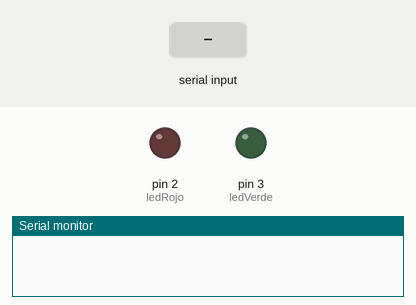
Recording of a sketch running on a simulated Arduino Uno, built with avr-gcc and run on an emulated ATmega328P. On the bench: output pins drawn as LEDs (lit = HIGH), the last lines printed to the serial monitor. Inputs (shaded band) come from the test bench.

Above: at 1.2 s.
1.3 s: "1" received over Serial
At 1.7 s:
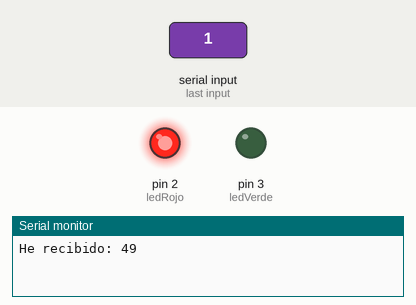
2.8 s: byte 3 (3) received over Serial
At 3.5 s:
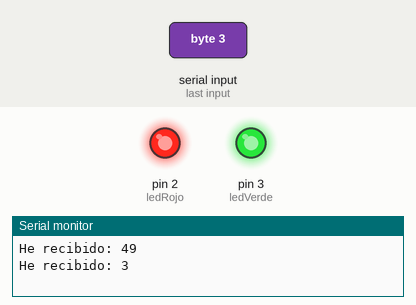
4.3 s: byte 2 (2) received over Serial
At 4.6 s:
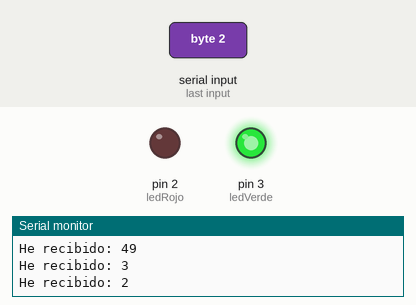
5.8 s: "4" received over Serial
At 7.0 s:
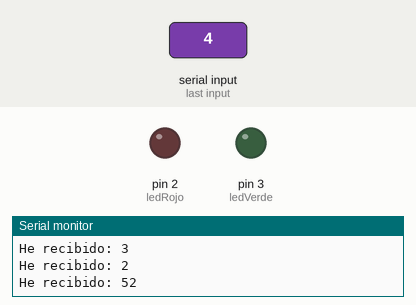
7.3 s: "3" received over Serial
At 8.2 s:
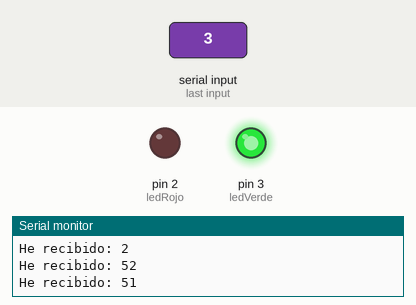
Timing chart, 0 to 9.8 s (numbered marks = the images above; inputs shaded):
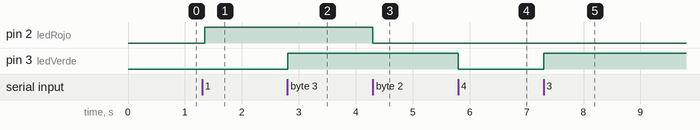

The sketch:

serialLed.ino
```cpp
int data = 0;
int ledRojo = 2;
int ledVerde = 3;
void setup() {
  // put your setup code here, to run once:
  Serial.begin(9600);
  pinMode(ledRojo,OUTPUT);
  pinMode(ledVerde,OUTPUT);
}

void loop() {
  // envía datos sólo si los recibe:
  if (Serial.available() > 0) {
    // lee el byte de entrada:
    data = Serial.read();
    //lo vuelca a pantalla
    if(data == 1 || data == '1'){
      Serial.print("He recibido: ");
      Serial.println(data, DEC);
      digitalWrite(ledRojo,HIGH);
    }
    else if(data == 2 || data == '2'){
      Serial.print("He recibido: ");
      Serial.println(data, DEC);
      digitalWrite(ledRojo,LOW);
    }
    else if(data == 3 || data == '3'){
      Serial.print("He recibido: ");
      Serial.println(data, DEC);
      digitalWrite(ledVerde,HIGH);
    }
    else if(data == 4 || data == '4'){
      Serial.print("He recibido: ");
      Serial.println(data, DEC);
      digitalWrite(ledVerde,LOW);
    }
    else if(data == 5 || data == '5'){
      Serial.print("He recibido: ");
      Serial.println(data, DEC);
      digitalWrite(ledRojo,HIGH);
      digitalWrite(ledVerde,HIGH);
    }
    else{
      digitalWrite(ledRojo,LOW);
      digitalWrite(ledVerde,LOW);
    }
  }
  delay(50);
}
```

Measured:
- after the input at 1.3 s, pin 2 (ledRojo): LOW → HIGH after 0.05 s
- after the input at 2.8 s, pin 3 (ledVerde): LOW → HIGH at once
- after the input at 4.3 s, pin 2 (ledRojo): HIGH → LOW at once
- after the input at 5.8 s, pin 3 (ledVerde): HIGH → LOW at once
- after the input at 7.3 s, pin 3 (ledVerde): LOW → HIGH at once
